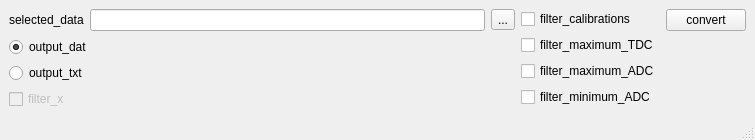
<?xml version="1.0" encoding="UTF-8"?>
<ui version="4.0">
 <class>MainWindow</class>
 <widget class="QMainWindow" name="MainWindow">
  <property name="windowModality">
   <enum>Qt::NonModal</enum>
  </property>
  <property name="enabled">
   <bool>true</bool>
  </property>
  <property name="geometry">
   <rect>
    <x>0</x>
    <y>0</y>
    <width>755</width>
    <height>139</height>
   </rect>
  </property>
  <property name="windowTitle">
   <string>czelta_converter</string>
  </property>
  <widget class="QWidget" name="centralwidget">
   <layout class="QHBoxLayout" name="horizontalLayout">
    <item>
     <layout class="QVBoxLayout" name="verticalLayout_2">
      <item>
       <layout class="QHBoxLayout" name="horizontalLayout_2">
        <item>
         <widget class="QLabel" name="label">
          <property name="text">
           <string>selected_data</string>
          </property>
         </widget>
        </item>
        <item>
         <widget class="QLineEdit" name="path_data"/>
        </item>
        <item>
         <widget class="QToolButton" name="button_select_data">
          <property name="text">
           <string>...</string>
          </property>
         </widget>
        </item>
       </layout>
      </item>
      <item>
       <widget class="QRadioButton" name="radio_dat_file">
        <property name="text">
         <string>output_dat</string>
        </property>
        <property name="checked">
         <bool>true</bool>
        </property>
       </widget>
      </item>
      <item>
       <widget class="QRadioButton" name="radio_txt_file">
        <property name="text">
         <string>output_txt</string>
        </property>
       </widget>
      </item>
      <item>
       <widget class="QCheckBox" name="filter_x_events">
        <property name="enabled">
         <bool>false</bool>
        </property>
        <property name="text">
         <string>filter_x</string>
        </property>
        <property name="checkable">
         <bool>true</bool>
        </property>
       </widget>
      </item>
      <item>
       <spacer name="verticalSpacer">
        <property name="orientation">
         <enum>Qt::Vertical</enum>
        </property>
        <property name="sizeHint" stdset="0">
         <size>
          <width>20</width>
          <height>40</height>
         </size>
        </property>
       </spacer>
      </item>
     </layout>
    </item>
    <item>
     <layout class="QVBoxLayout" name="verticalLayout">
      <item>
       <widget class="QCheckBox" name="filter_calibrations">
        <property name="text">
         <string>filter_calibrations</string>
        </property>
       </widget>
      </item>
      <item>
       <widget class="QCheckBox" name="filter_maximum_TDC">
        <property name="text">
         <string>filter_maximum_TDC</string>
        </property>
       </widget>
      </item>
      <item>
       <widget class="QCheckBox" name="filter_maximum_ADC">
        <property name="text">
         <string>filter_maximum_ADC</string>
        </property>
       </widget>
      </item>
      <item>
       <widget class="QCheckBox" name="filter_minimum_ADC">
        <property name="text">
         <string>filter_minimum_ADC</string>
        </property>
       </widget>
      </item>
      <item>
       <spacer name="verticalSpacer_2">
        <property name="orientation">
         <enum>Qt::Vertical</enum>
        </property>
        <property name="sizeHint" stdset="0">
         <size>
          <width>20</width>
          <height>40</height>
         </size>
        </property>
       </spacer>
      </item>
     </layout>
    </item>
    <item>
     <layout class="QVBoxLayout" name="verticalLayout_3">
      <item>
       <widget class="QPushButton" name="button_convert">
        <property name="text">
         <string>convert</string>
        </property>
       </widget>
      </item>
      <item>
       <spacer name="verticalSpacer_3">
        <property name="orientation">
         <enum>Qt::Vertical</enum>
        </property>
        <property name="sizeHint" stdset="0">
         <size>
          <width>20</width>
          <height>40</height>
         </size>
        </property>
       </spacer>
      </item>
     </layout>
    </item>
   </layout>
  </widget>
  <widget class="QStatusBar" name="statusBar"/>
 </widget>
 <resources/>
 <connections/>
</ui>
